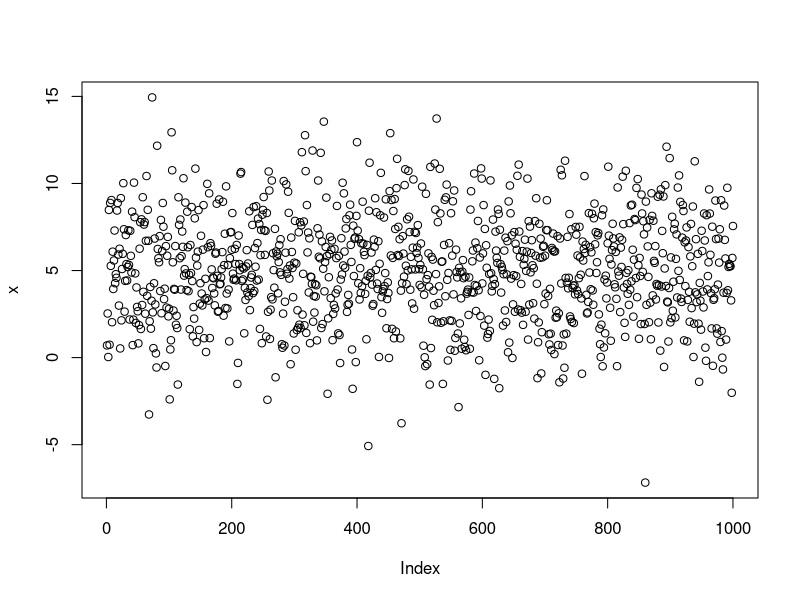
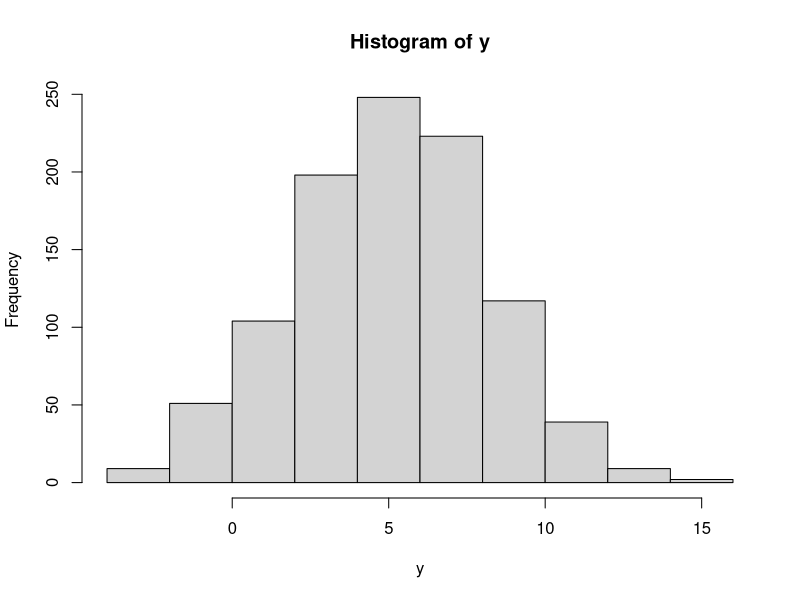
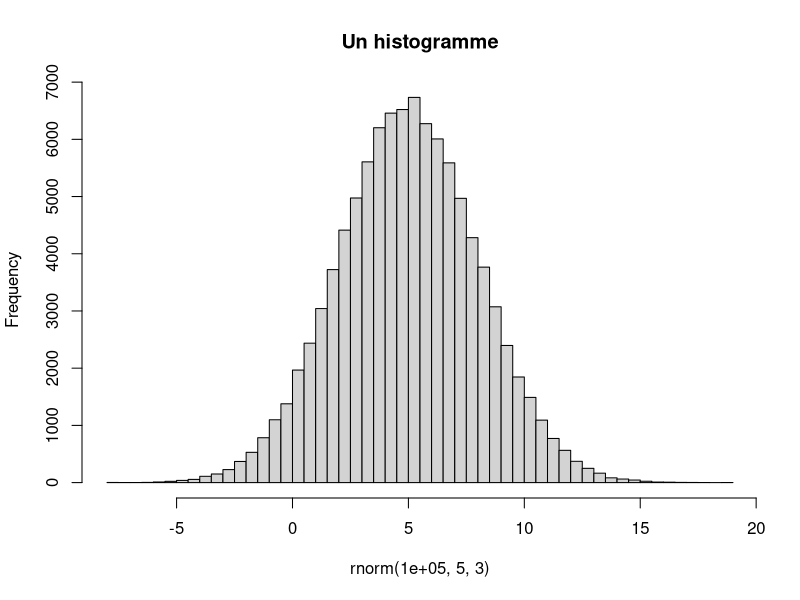
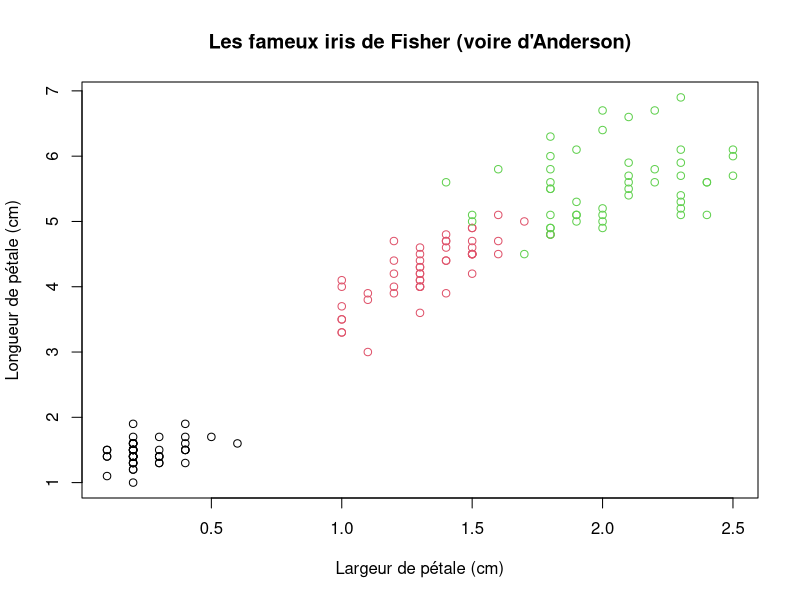
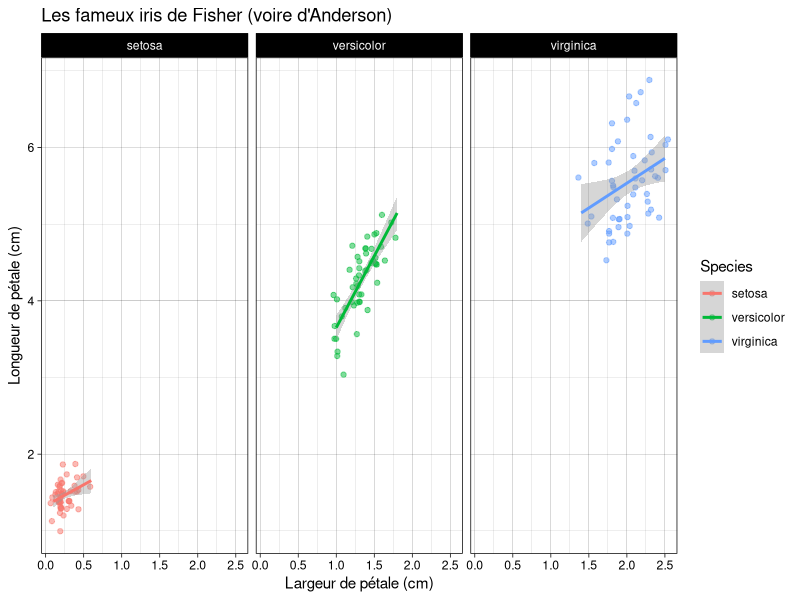
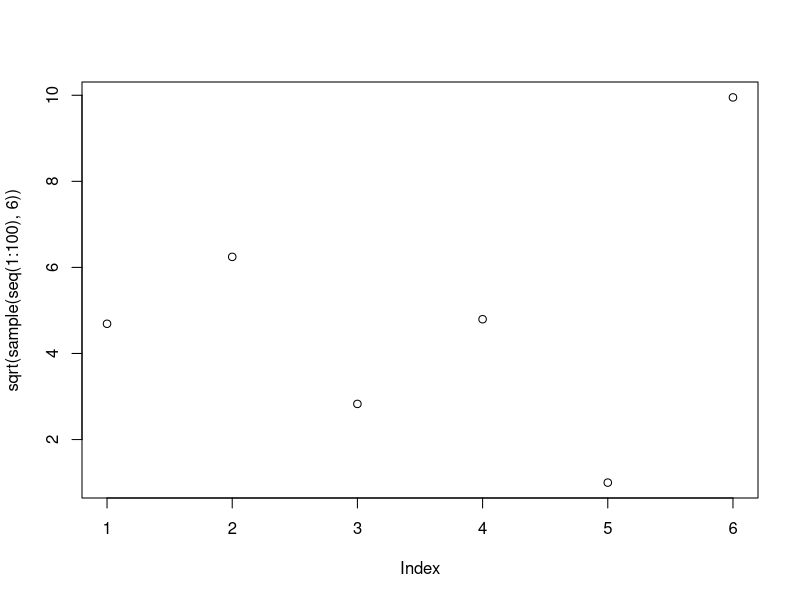
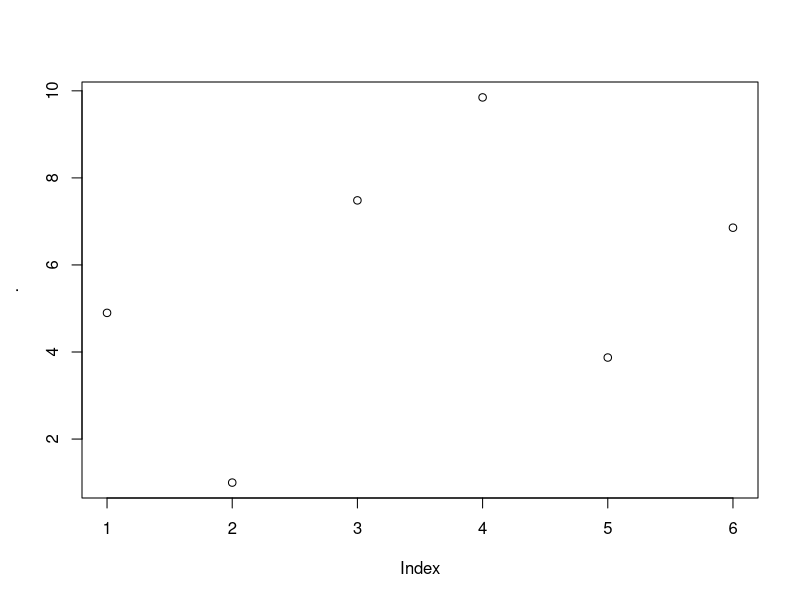

The R script that drew these images, in order:
## ---- chunk 1
#| output: asis
## ---- chunk 2
# back to school
1+2
3-4
2/3
2*2

# beyond +, -, /, *
2^4 
sqrt(9) # equivalent to 9^(1/2)
7%%3

# precedence rules apply
(1.5-2)*4
1.5-2*4

## ---- chunk 3
plop <- 3
plop^2
## ---- chunk 4
plop <- 2
plop+3
## ---- chunk 5
plip <- 7
plop*plip
## ---- chunk 6
toto <- c(1, 2, 3, 4, 5)
toto*2
## ---- chunk 7
length(toto) 
head(toto, 2) # show the first 2 values
tail(toto, 3) # show the last 3 values
## ---- chunk 8
seq(1, 10)
## ---- chunk 9
1:5
-1:4
## ---- chunk 10
tonton <- 1:5
rep(tonton, 2)
rep(tonton, each=3)
## ---- chunk 11
plus3 <- function(x) {
  x+3
}

plus3(5)
plus3(1:3)
## ---- chunk 12
x <- 45
plus3(5)
## ---- chunk 13
plus3(x)
## ---- chunk 14
seq(from=1, to=5)
seq(to=5)
## ---- chunk 15
seq(fr=0, to=2, length=5)
## ---- chunk 16
seq(-3, 4, 12)
## ---- chunk 17
toto <- 1:5
toto*3
## ---- chunk 18
toto <- c(1, 2, 3, 4)
tata <- c(5, 4, 3)
toto*tata
## ---- chunk 19
tutu <- c(7, 12, 2, 5, 4)
tutu[1]
tutu[3]
tutu[length(tutu)] # take the last value of tutu, no matter tutu' length
tutu[c(2, 4)]
## ---- chunk 20
tutu
tutu[c(2, 3)] <- c(-1, -3)
tutu

tutu[c(2, 3)] <- 0.5  # indexing, assignation and recycling combined!
tutu

## ---- chunk 21
tutu
tutu[-1]
tutu[-c(1, 3)] <- pi
tutu
## ---- chunk 22
toto <- c(6, 5, 4, 3)
tata <- c(2, 3)
toto[tata]
toto[-tata]
## ---- chunk 23
tonton <- c(4, 8, 2, 9, 1, 3, 5)
test <- tonton < 5  # tests a condition
test
which(test) # returns indices of TRUE

# this can be used to index
tonton[which(test)]
# or more directly
tonton[test] # filter elements of tonton lower than 5

# conditions can be combined
tonton[tonton < 5 & tonton >=2] # same with lower than 5 AND higher or equal to 2
tata <- c(7:1)
tonton[tata %in% c(3, 4, 5)] # takes the elements of tonton for which those of that are in 3:5

## ---- chunk 24
class(toto)
## ---- chunk 25
prenom <- c("Hildegarde", "Jean-Jacques", "Victor")
prenom
## ---- chunk 26
stature <- c(178, 163, 184)
stature
class(stature)
## ---- chunk 27
genre <- factor(c("femme", "homme", "autre"))
class(genre)
genre
## ---- chunk 28
genre2 <- c(genre, "licorne")
genre2
class(genre2)
## ---- chunk 29
formation <- c(TRUE, FALSE, TRUE)
class(formation)
formation
## ---- chunk 30
stature > 180
## ---- chunk 31
prenom
stature
genre
formation
## ---- chunk 32
list(toto="A", tata=c(1, 3))
list(prenom, stature)
## ---- chunk 33
data <- data.frame(prenom=prenom,
                   stature=stature,
                   genre=genre,
                   formation=formation)
data
class(data)

## ---- chunk 34
is.logical(formation)
is.factor(prenom)
is.data.frame(data)
## ---- chunk 35
as.factor(prenom)
as.character(genre)
## ---- chunk 36
data[1, ] # first row
data[, 1] # first column
data[-2, ] # everything but the second row
data[c(1, 3), -3] # first and third row, all columns but the third
## ---- chunk 37
data[, 2, drop=FALSE]
## ---- chunk 38
data$stature
## ---- chunk 39
data[[3]]
data[["genre"]]
## ---- chunk 40
toto <- 5:3
toto
toto[2]
toto[[2]]
## ---- chunk 41
tata <- list(wagon1="a", wagon2=1:3)
# [ picks a list element
tata[2]
class(tata[2])

# [[ picks a list element AND drops the list
tata[[2]]
class(tata[[2]])
## ---- chunk 42
tata$wagon2
## ---- chunk 43
m <- matrix(c(3, 1, 9.2, 6, 7, 0), nrow=2)
m
## ---- chunk 44
dim(m)
nrow(m)
ncol(m)
rownames(m) <- c("plop", "plip")
rownames(m) # idem for colnames
## ---- chunk 45
apply(m, 2, sum)
## ---- chunk 46
a <- array(data=c(1, 2, 3, 4, 5, 6, 7, 8, 9, 10, 11, 12), dim=c(2, 3, 2))
a
## ---- chunk 47
a[1, 3, 2]
## ---- chunk 48
x <- c(5, 4, 3, 2, 1)
length(x) 
min(x)
max(x)
range(x)  # shortcut for c(min(x), max(x))
median(x) # shortcut for quantile(x, probs=0.5)
sum(x)
mean(x)   # average
sd(x)     # standard deviation
var(x)    # variance
## ---- chunk 49
f1 <- factor(c("apple", "banana", "banana", "pear", "grape", "grape"))
f2 <- factor(c("yellow", "yellow", "yellow", "green", "red", "green"))

length(f1)  # length
levels(f1)  # levels, as character
nlevels(f1) # number of levels, shortcut for length(level(f1))
table(f1)   # count occurences
table(f1, f2) # cross-tabulate factors
## ---- chunk 50
bla1 <- "tonton"
bla2 <- "tata"

nchar(bla1) # count characters
paste(bla1, bla2, sep=" et ") # see also paste0
toupper(bla1) # convert to upper case. see also tolower()
gsub("o", "i", bla1) # replace all 'o' with 'i' in bla1. see ?grep
substr(bla1, 2, 4) # character from positions 2 to 4
abbreviate(bla1) # abbreviate
## ---- chunk 51
dim(data)
nrow(data)
ncol(data) # equivalent to length(data)
summary(data) # a summary, column-wise
head(data) # show only the first rows
tail(data) # show only the last rows
# View(data) # show an interactive viewer for your data.frame
str(data)  # show the structure of your data.frame
## ---- chunk 52
set.seed(2329)
runif(10, -1, 1)
## ---- chunk 53
set.seed(2329) # ensure reproducibility
## ---- chunk 54
sample(1:6, size=1)
## ---- chunk 55
sample(1:49, size=6, replace=FALSE)
## ---- chunk 56
runif(10, 0, 1) # see ?runif
## ---- chunk 57
x <- rnorm(1e3, 5, 3)
mean(x)
sd(x)
## ---- chunk 58
y <- rnorm(1e3, 5, 3)
mean(x) - mean(y)
## ---- chunk 59
plot(x)
## ---- chunk 60
hist(y)
## ---- chunk 61
hist(rnorm(1e5, 5, 3), breaks=50, main="Un histogramme")

## ---- chunk 62
head(iris)
plot(Petal.Length~Petal.Width, data=iris, col=Species,
     xlab="Largeur de pétale (cm)", ylab="Longueur de pétale (cm)",
     main="Les fameux iris de Fisher (voire d'Anderson)")
## ---- chunk 63
library(ggplot2)
ggplot(iris) + 
  aes(x=Petal.Width, y=Petal.Length, col=Species) + 
  geom_jitter(alpha=0.5) +
  geom_smooth(method="lm", formula="y~x") +
  facet_grid(~Species) +
  xlab("Largeur de pétale (cm)") + 
  ylab("Longueur de pétale (cm)") +
  ggtitle("Les fameux iris de Fisher (voire d'Anderson)") +
  theme_linedraw()
## ---- chunk 64
library(magrittr)
## ---- chunk 65
plot(sqrt(sample(seq(1:100), 6)))              # road to burnout
seq(1:100) %>% sample(6) %>% sqrt() %>% plot() # let's breathe
